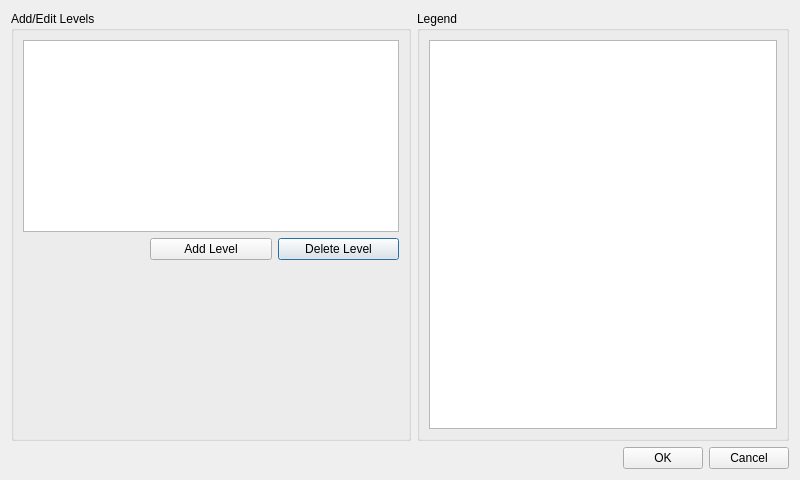
<?xml version="1.0" encoding="UTF-8"?>
<ui version="4.0">
 <class>stories_Dialog</class>
 <widget class="QDialog" name="stories_Dialog">
  <property name="geometry">
   <rect>
    <x>0</x>
    <y>0</y>
    <width>800</width>
    <height>480</height>
   </rect>
  </property>
  <property name="windowTitle">
   <string>Add/Edit Levels</string>
  </property>
  <layout class="QGridLayout" name="gridLayout_2">
   <item row="0" column="1">
    <widget class="QGroupBox" name="groupBox">
     <property name="minimumSize">
      <size>
       <width>400</width>
       <height>0</height>
      </size>
     </property>
     <property name="maximumSize">
      <size>
       <width>400</width>
       <height>16777215</height>
      </size>
     </property>
     <property name="title">
      <string>Add/Edit Levels</string>
     </property>
     <layout class="QGridLayout" name="gridLayout">
      <item row="0" column="0" colspan="3">
       <widget class="QTableView" name="levels_tableView"/>
      </item>
      <item row="2" column="1">
       <spacer name="verticalSpacer">
        <property name="orientation">
         <enum>Qt::Orientation::Vertical</enum>
        </property>
        <property name="sizeHint" stdset="0">
         <size>
          <width>20</width>
          <height>40</height>
         </size>
        </property>
       </spacer>
      </item>
      <item row="1" column="2">
       <widget class="QPushButton" name="delete_level_pushButton">
        <property name="text">
         <string>Delete Level</string>
        </property>
       </widget>
      </item>
      <item row="1" column="1">
       <widget class="QPushButton" name="add_level_pushButton">
        <property name="text">
         <string>Add Level</string>
        </property>
       </widget>
      </item>
     </layout>
    </widget>
   </item>
   <item row="1" column="3">
    <widget class="QPushButton" name="pushButton">
     <property name="text">
      <string>OK</string>
     </property>
    </widget>
   </item>
   <item row="1" column="4">
    <widget class="QPushButton" name="pushButton_2">
     <property name="text">
      <string>Cancel</string>
     </property>
    </widget>
   </item>
   <item row="1" column="2">
    <spacer name="horizontalSpacer">
     <property name="orientation">
      <enum>Qt::Orientation::Horizontal</enum>
     </property>
     <property name="sizeHint" stdset="0">
      <size>
       <width>40</width>
       <height>20</height>
      </size>
     </property>
    </spacer>
   </item>
   <item row="0" column="2" colspan="3">
    <widget class="QGroupBox" name="groupBox_2">
     <property name="title">
      <string>Legend</string>
     </property>
     <layout class="QVBoxLayout" name="verticalLayout">
      <item>
       <widget class="QGraphicsView" name="graphicsView"/>
      </item>
     </layout>
    </widget>
   </item>
  </layout>
 </widget>
 <resources/>
 <connections/>
</ui>
